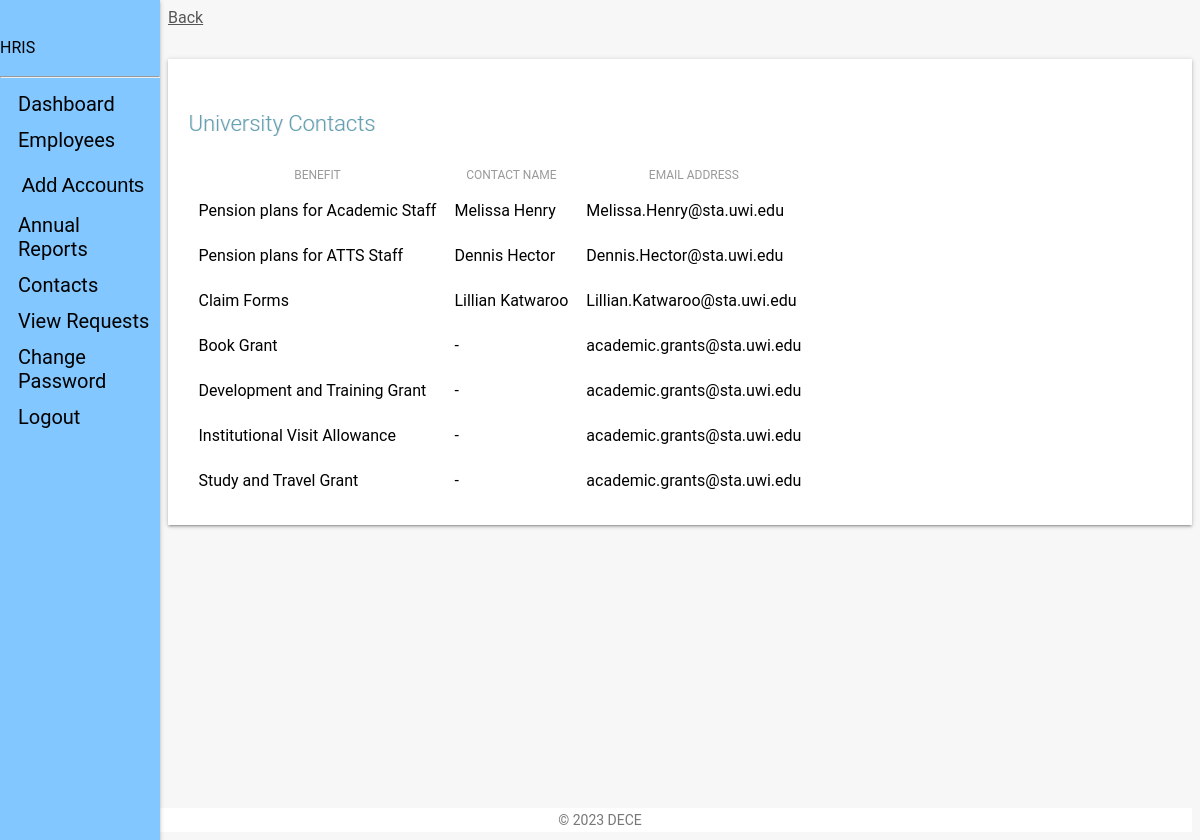
Page /staff_view/contacts/ (signed in) on the committed database.
### staff_app/models.py (models this page shows, shortened)
class Contacts(models.Model):
    name = models.CharField(
        _('Name'), max_length=125, null=True, blank=True)
    email = models.EmailField(
        _('Email'), max_length=255, default=None, blank=True, null=True)
    information = models.CharField(_('Information'), max_length=255, default='',
                                   null=True, blank=True)
    created = models.DateTimeField(verbose_name=_(
        'Created'), auto_now_add=True, null=True)
    updated = models.DateTimeField(
        verbose_name=_('Updated'), auto_now=True, null=True)
    class Meta:
        verbose_name = _('Contact')
        verbose_name_plural = _('Contacts')
        ordering = ['-created']

### staff_app/views.py (the view)
# urls.py: path('contacts/', views.contacts_view, name="contacts"),
def contacts_view(request):
    if not request.user.is_authenticated:
        return redirect('hris:home')
    contacts = Contacts.objects.all()
    context = {
        "object": contacts
    }
    return render(request, "staff/staff_contacts.html", context)

### templates/staff/staff_contacts.html (shortened to what this page needs)
{% extends 'base.html' %}
{% load static %}
{% load humanize %}
{% block content %}
<link type="text/CSS" href="{% static 'css/light-bootstrap-dashboard.css' %}" rel="stylesheet"/>
<section class="row">
    <section class="col col-lg-12">
        <span><a href="{{request.META.HTTP_REFERER|escape}}" style="color:#565656;">Back</a></span>
    </section>
</section>
    <div class="table-responsive table-shadow">
        <div class="text-center table-description">
            <h4 class="title-h3" style="color: #60a0b3 !important;
            text-shadow: 1px 0px rgba(0,0,0,0.11)"> University Contacts</h4>
        </div>
        <table class="table">
            <thead>
                <tr>
                  <th scope="col">Benefit</th>
                  <th scope="col">Contact Name</th>
                  <th scope="col">Email Address</th>
                </tr>
            </thead>
            <tbody>
                {% if not object %}
                    <tr>
                    <td>No Contacts Added</td>
                    </tr>
                {% else %}
                    {% for obj in object %}
                    <tr>
                        <td>{{obj.information}}</td>
                        {% if obj.name %}
                            <td>{{obj.name}}</td>
                        {% else %}
                            <td> - </td>
                        {% endif %}
                        <td>{{obj.email}}</td>
                    </tr>
                    {% endfor %}
                {% endif %}
            </tbody>
        </table>
    </div>
{% endblock content %}

### rows in the picture
Contacts: information "Pension plans for Academic Staff", name "Melissa Henry", email "Melissa.Henry@sta.uwi.edu"
Contacts: information "Pension plans for ATTS Staff", name "Dennis Hector", email "Dennis.Hector@sta.uwi.edu"
Contacts: information "Claim Forms", name "Lillian Katwaroo", email "Lillian.Katwaroo@sta.uwi.edu"
Contacts: information "Book Grant", email "academic.grants@sta.uwi.edu"
Contacts: information "Development and Training Grant", email "academic.grants@sta.uwi.edu"
Contacts: information "Institutional Visit Allowance", email "academic.grants@sta.uwi.edu"
Contacts: information "Study and Travel Grant", email "academic.grants@sta.uwi.edu"
